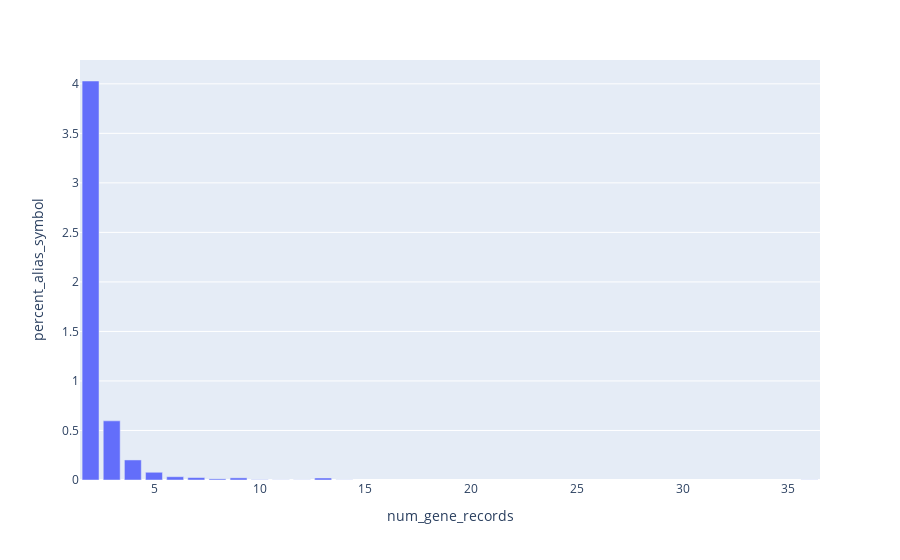

The cell this chart's notebook holds for it:
### Code cell
create_aa_collision_histogram(aa_collision_gene_ncbi_df, "NCBI", ncbi_alias_count)

### Figure 1 — Plotly figure (JSON) as saved in the notebook; plotly's stock layout.template omitted (floating-point values rounded to 4 significant figures)
{"data": [{"alignmentgroup": "True", "hovertemplate": "num_gene_records=%{x}<br>percent_alias_symbol=%{y}<extra></extra>", "legendgroup": "", "marker": {"color": "#636efa", "pattern": {"shape": ""}}, "name": "", "offsetgroup": "", "orientation": "v", "showlegend": false, "textposition": "auto", "type": "bar", "x": [2, 3, 4, 5, 6, 7, 8, 9, 10, 11, 12, 13, 14, 36], "xaxis": "x", "y": [4.029, 0.5972, 0.2024, 0.07808, 0.03326, 0.02458, 0.01157, 0.02169, 0.002892, 0.001446, 0.001446, 0.02024, 0.001446, 0.001446], "yaxis": "y"}], "layout": {"barmode": "relative", "legend": {"tracegroupgap": 0}, "margin": {"t": 60}, "xaxis": {"anchor": "y", "domain": [0, 1], "title": {"text": "num_gene_records"}}, "yaxis": {"anchor": "x", "domain": [0, 1], "title": {"text": "percent_alias_symbol"}}}}
